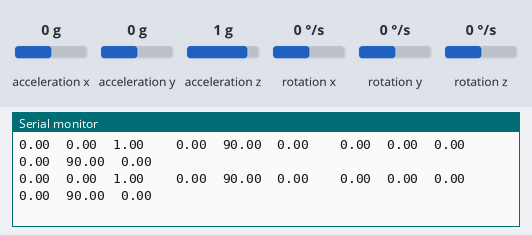
This sketch was run on a simulated Arduino Uno, built with avr-gcc and run on an emulated ATmega328P. On the bench: the last lines printed to the serial monitor. The test bench sets the inputs (shaded band); at power-on: acceleration x 0 g, acceleration y 0 g, rotation x 0 °/s, acceleration z 1 g, rotation y 0 °/s, rotation z 0 °/s.

Above: at 3.4 s.
3.5 s: acceleration x set to -1.4 g
At 3.72 s:
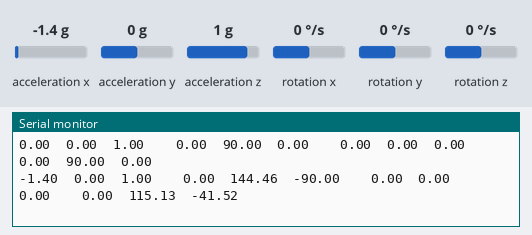
6.5 s: acceleration y set to -1.4 g
At 6.71 s:
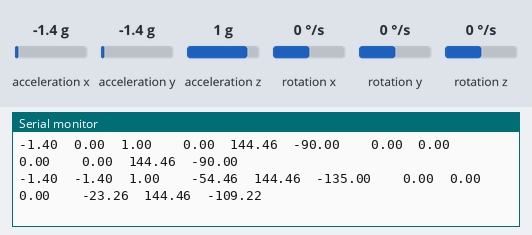
9.5 s: rotation x set to -192 °/s
At 9.61 s:
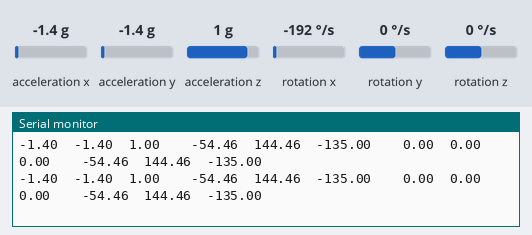
12.5 s: acceleration z set to 0 g
At 12.58 s:
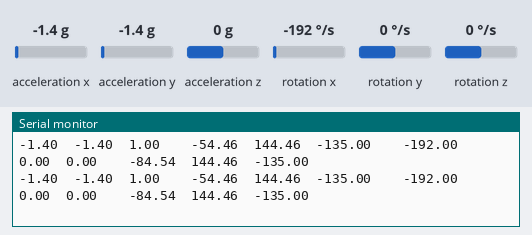
15.5 s: rotation y set to -192 °/s
At 15.56 s:
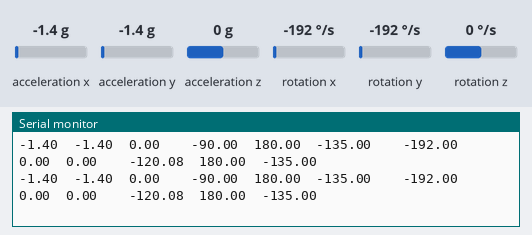
18.5 s: rotation y set to 0 °/s
At 18.62 s:
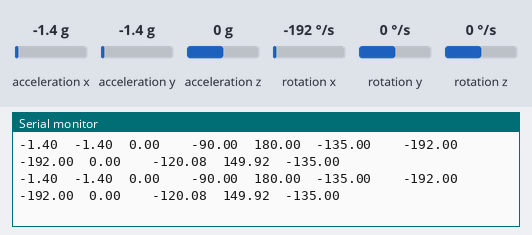
Timing chart, 0 to 21.5 s (numbered marks = the images above; inputs shaded):
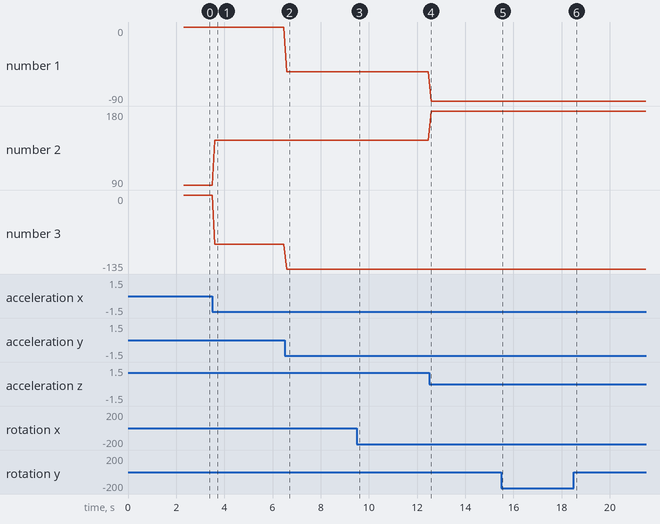

Measured:
- after the input at 3.5 s, the serial monitor: prints a new line after 0.11 s (image 1)
- after the input at 6.5 s, the serial monitor: prints a new line after 0.09 s (image 2)
- plotted number 1: 0 → -54.46 after the input at 6.5 s, -54.46 → -90 after the input at 12.5 s
- plotted number 2: 90 → 144.46 after the input at 3.5 s, 144.46 → 180 after the input at 12.5 s
- plotted number 3: 0 → -90 after the input at 3.5 s, -90 → -135 after the input at 6.5 s

The sketch:

IMU_Verify_Functionality.ino
```cpp
/****************************************************************
 *             ACCELEROMETER Phi CALCULATION TEST             *
 * This code will calculate the angle of the IMU from the       *
 * vertical position (positive X points down.)  This code       *
 * verifies that my hand calculations are correct.  Data will   *
 * be read from the accelerometer.  The final implementation    *
 * will require data from the gyroscope as well.  Gyroscope     *
 * data will be examined in another program.                         *
 ***************************************************************/

#include "SparkFunLSM6DS3.h"
#include "math.h"

#define S_TO_MS 1000
#define PRECISION 2 //for printing; doesn't affect actual values.  Precision of 2 or less ensures printing is nice and organized
#define WEIGHT_GYRO .94
#define WEIGHT_ACCEL .06

LSM6DS3 IMU;
double dt = .01; //in seconds

float gyroBiasX = 0;
float gyroBiasY = 0;
float gyroBiasZ = 0;
double InitialAx = 0;
double InitialAy = 0;
double InitialAz = 0;
double prevTheta = 0;
double prevPhi = 0;
double prevPsi = 0;
bool isFirstPass = true;

float toDegrees(double radian){
  float degree = radian * (180/PI);
  return degree;
}

void printXYZ(float x, float y, float z){
  Serial.print(x, PRECISION);
  Serial.print("\t");
  Serial.print(y, PRECISION);
  Serial.print("\t");
  Serial.print(z, PRECISION);
  Serial.print("\t\t");
}

void printCalculatedAccelAngles(double Theta, double Phi, double Psi){
  Serial.print(Theta, PRECISION);
  Serial.print("\t");
  Serial.print(Phi, PRECISION);
  Serial.print("\t");
  Serial.print(Psi, PRECISION);
  Serial.print("\t\t");
}

void printAngleCalculations(float x_acc, float y_acc, float z_acc, double Ax, double Ay, double Az){
  Serial.println();
  Serial.print("InitialAx");
  Serial.print(": tan^-1(");
  Serial.print(y_acc, PRECISION);
  Serial.print("/");
  Serial.print(z_acc, PRECISION);
  Serial.print(") = ");
  Serial.println(Ax, PRECISION);
  Serial.print("InitialAy");
  Serial.print(": tan^-1(");
  Serial.print(z_acc, PRECISION);
  Serial.print("/");
  Serial.print(x_acc, PRECISION);
  Serial.print(") = ");
  Serial.println(Ay, PRECISION);
  Serial.print("InitialAz");
  Serial.print(": tan^-1(");
  Serial.print(x_acc, PRECISION);
  Serial.print("/");
  Serial.print(y_acc, PRECISION);
  Serial.print(") = ");
  Serial.println(Az, PRECISION);
  Serial.println();
}


void setup() {
  Serial.begin(9600);
  IMU.begin();
  Serial.println("BEGINNING CALIBRATION.  DO NOT MOVE IMU");
  float xSum_gyro = 0;
  float ySum_gyro = 0;
  float zSum_gyro = 0;                                          //I need to decide: float or double??
  float xSum_acc = 0;
  float ySum_acc = 0;
  float zSum_acc = 0;
  int i = 0;
  //Serial.println("x\ty\tz\t\txSum\tySum\tzSum");
  for(i; i < 100; i++){
    xSum_gyro += IMU.readFloatGyroX(); //rotation about the x axis    //returns float
    ySum_gyro += IMU.readFloatGyroY(); //rotation about the y axis
    zSum_gyro += IMU.readFloatGyroZ(); //rotation about the z axis
    float x_acc = IMU.readFloatAccelX(); //returns float  //these three can be removed when not doing initialization printing
    float y_acc = IMU.readFloatAccelY();
    float z_acc = IMU.readFloatAccelZ();
    xSum_acc += x_acc;
    ySum_acc += y_acc;
    zSum_acc += z_acc;
    //printXYZ(x_acc, y_acc, z_acc);
    //printXYZ(xSum_acc, ySum_acc, zSum_acc);
    //Serial.println();
    delay(dt * S_TO_MS);
  }
  gyroBiasX = xSum_gyro/i;
  gyroBiasY = ySum_gyro/i;
  gyroBiasZ = zSum_gyro/i;
  float xAvg_acc = xSum_acc/i;
  float yAvg_acc = ySum_acc/i;
  float zAvg_acc = zSum_acc/i;

  InitialAx = toDegrees(atan2(yAvg_acc, zAvg_acc)); //Theta: YZ plane, rotation about X axis
  InitialAy = toDegrees(atan2(zAvg_acc, xAvg_acc)); //Phi: XZ plane, rotation about Y axis
  InitialAz = toDegrees(atan2(xAvg_acc, yAvg_acc)); //Psi: XY plane, rotation about Z axis

  /*Serial.println();
  Serial.println("xAvg\tyAvg\tzAvg");
  printXYZ(xAvg_acc, yAvg_acc, zAvg_acc);
  Serial.println();
  printAngleCalculations(xAvg_acc, yAvg_acc, zAvg_acc, InitialAx, InitialAy, InitialAz);*/

  Serial.println("GYROSCOPE BIASES CALCULATED");        //prints can be replaced by print function
  Serial.println("X BIAS\t Y BIAS\t Z BIAS");
  printXYZ(gyroBiasX, gyroBiasY, gyroBiasZ);
  Serial.println();
  Serial.println("INITIAL ANGLES CALCULATED");
  Serial.println("AX\tAY\tAZ");
  printXYZ(InitialAx, InitialAy, InitialAz);
  Serial.println();

  delay(1000);

  Serial.println("ACCELEROMETER\t\t\tCALC'D ACCEL ANGLES\t\tGYRO ANGULAR VELOCITY\t\tCORRECTED ANGLES");
  Serial.println("X\tY\tZ\t\tTheta\tPhi\tPsi\t\tTheta/s\tPhi/s\tPsi/s\t\tTheta\tPhi\tPsi");
}

int i = 0;
void loop() {
  if(isFirstPass){
    prevTheta = InitialAx;
    prevPhi = InitialAy;
    prevPsi = InitialAz;
    isFirstPass = false;
  }

  float x_acc = IMU.readFloatAccelX(); //in G-force
  float y_acc = IMU.readFloatAccelY();
  float z_acc = IMU.readFloatAccelZ();

  float x_gyro = IMU.readFloatGyroX() - gyroBiasX; //angular velocity about x axis //in deg/sec
  float y_gyro = IMU.readFloatGyroY() - gyroBiasY; //angular velocity about y axis
  float z_gyro = IMU.readFloatGyroZ() - gyroBiasZ; //angular velocity about z axis

  double Ax_acc = toDegrees(atan2(y_acc, z_acc)); //Theta: YZ plane, rotation about X axis //atan2() returns in radians
  double Ay_acc = toDegrees(atan2(z_acc, x_acc)); //Phi: XZ plane, rotation about Y axis
  double Az_acc = toDegrees(atan2(x_acc, y_acc)); //Psi: XY plane, rotation about Z axis

  double Theta = WEIGHT_GYRO*(prevTheta + x_gyro*dt) + WEIGHT_ACCEL*(Ax_acc);
  double Phi = WEIGHT_GYRO*(prevPhi + y_gyro*dt) + WEIGHT_ACCEL*(Ay_acc);
  double Psi = WEIGHT_GYRO*(prevPsi + z_gyro*dt) + WEIGHT_ACCEL*(Az_acc);

  if(i%10 == 0){
    printXYZ(x_acc, y_acc, z_acc);
    printCalculatedAccelAngles(Ax_acc, Ay_acc, Az_acc);
    printXYZ(x_gyro, y_gyro, z_gyro);
    printXYZ(Theta, Phi, Psi);
    Serial.println();
  }
  i++;

  prevTheta = Theta;
  prevPhi = Phi;
  prevPsi = Psi;

  delay(dt * S_TO_MS);
}
```
